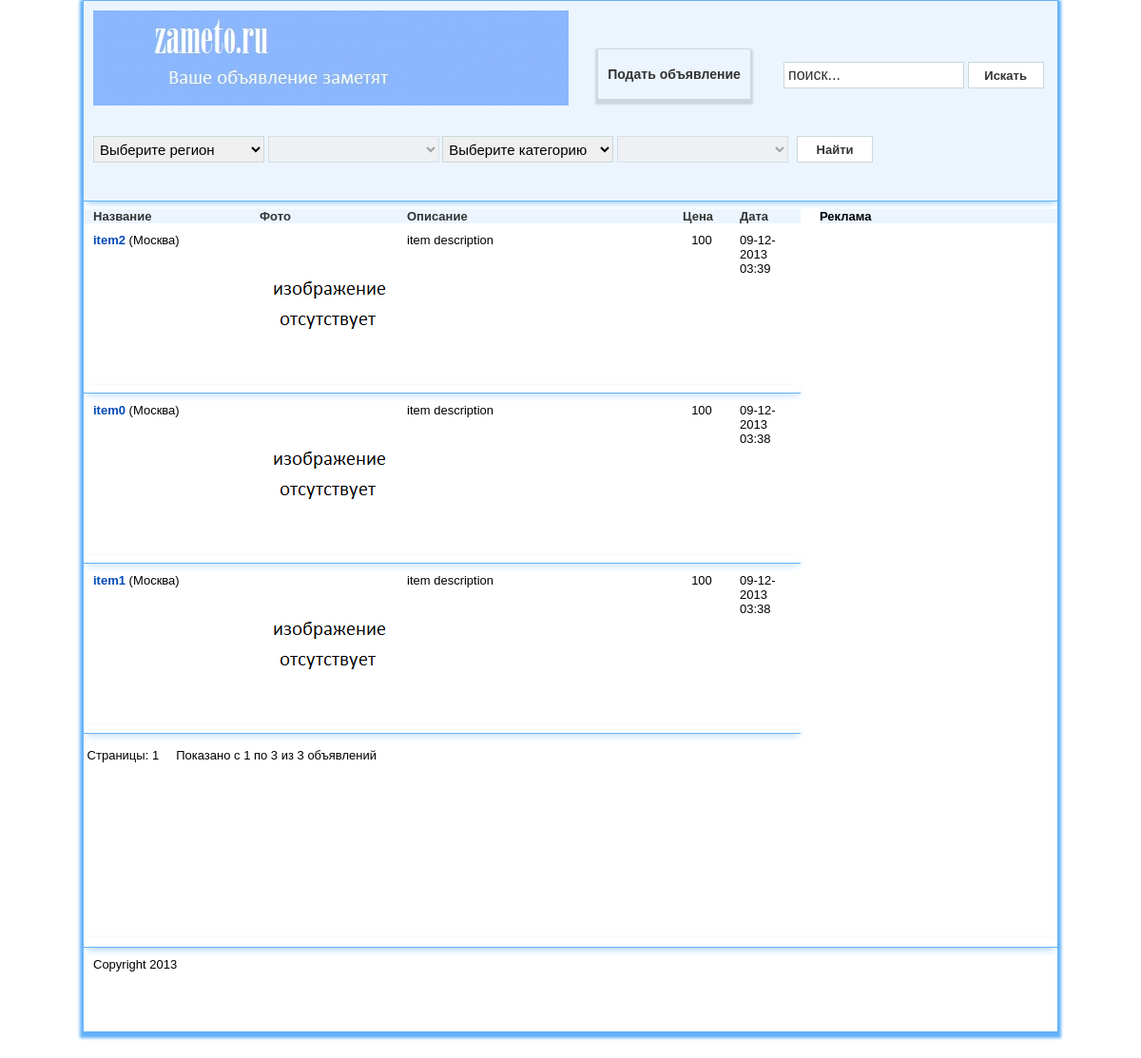
The page / on the database its author committed.
### tables this page shows
CREATE TABLE IF NOT EXISTS `orders` (
  `name_holder` varchar(40) NOT NULL,
  `mail` varchar(32) NOT NULL,
  `hiddenmail` varchar(10) NOT NULL,
  `phone` varchar(18) NOT NULL,
  `region` varchar(40) NOT NULL,
  `gorod` varchar(40) NOT NULL,
  `sfera` varchar(40) NOT NULL,
  `podsfera` varchar(40) NOT NULL,
  `order_name` varchar(40) NOT NULL,
  `order_amount` varchar(18) NOT NULL,
  `order_descr` varchar(1024) NOT NULL,
  `photo` varchar(255) NOT NULL,
  `order_id` int(11) unsigned NOT NULL AUTO_INCREMENT,
  `data` text NOT NULL,
  `id_user` int(11) NOT NULL,
  `date` date NOT NULL,
  PRIMARY KEY (`order_id`),
  UNIQUE KEY `order_id` (`order_id`)
);

### templates/homepage.php (called while the page is built, shortened)
<?php
require_once('include/config.php');
require('include/paging.inc.php');
?>
<?php include "templates/include/header.php" ?>
<?php include "templates/include/section.php" ?>
<?php include "templates/include/footer.php" ?>

### index.php (called while the page is built)
<?php include "templates/homepage.php" ?>

### templates/include/section.php (the view, shortened to what this page needs)
<section id="middle">
	<div id="container">
		<div id="content">
						<div class="spacer"></div>
			<div class="header_z">
				<ul class="desc">
					<li class="tag_n1" >
						Название
					</li>
					<li class="tag_n11">
						Фото
					</li>
					<li class="tag_n12">
						Описание
					</li>
					<li class="tag_n13">
						Цена
					</li>
					<li class="tag_n14">
						Дата
					</li>
				</ul>
			</div>
	<div>
	<?php
		function listing($_arr)
		{
			$ff=explode(":",$_arr['photo']);
			$ff=explode(".jpg",$ff[0]);
			$ff=$ff[0].'(small).jpg';
			echo '<div class="adv"><div class="tag_n1"><a href="item.php?id='.$_arr['order_id'].'">'.$_arr['order_name'].'</a>&nbsp;('.$_arr['gorod'].')</div>';
			echo '<div class="tag_n11"><img src="'.$ff.'"/></div>';
			echo '<div class="tag_n12">'.$_arr['order_descr'].'</div>';
			echo '<div class="tag_n13"><center>'.$_arr['order_amount'].'</div>';
			echo '<div class="tag_n14">'.$_arr['data'].'</div>';
			echo '</div><div class="space_t"></div>';
		}
		$_PAGING = new Paging($_DB);
		if(!isset($_POST['city']) || $_POST['city']=='Выберите область'){
			if(!isset($_POST['podsfera']) || $_POST['podsfera']=='Выберите сферу'){
			$r = $_PAGING->get_page("SELECT * FROM orders ORDER BY data DESC");
			if(mysql_num_rows(mysql_query("SELECT * FROM orders"))!=0){
			while($mas = $r->fetch_assoc())
			{
				listing($mas);
			}
								echo '<br>&nbsp;Страницы: '.$_PAGING->get_prev_page_link().' '.$_PAGING->get_page_links().' '.$_PAGING->get_next_page_link().'&nbsp;&nbsp;&nbsp;&nbsp;';
			echo ''.$_PAGING->get_result_text().' объявлений<p>';
			}else{
			echo '<div class="adv">По вашему запросу ничего не найдено.</div>';
			}
			}
		}
	?>
	</div>
		</div>
	</div>
	<div class="spacer"></div>
	<aside id="sideRight">
		<strong>Реклама</strong>
	</aside>
</section>

### templates/include/header.php (shortened to what this page needs)
<!DOCTYPE html>
<html xmlns="http://www.w3.org/1999/xhtml">
<head>
	<link rel="stylesheet" href="styles/style.css" type="text/css" media="screen, projection" />
	<link href="styles/style_loginbox.css" rel="stylesheet" />
	<link href="styles/main.css" rel="stylesheet" />
</head>
<body>
<div id="wrapper">
	<header id="header">
		<div class="log_r">
		</div>
		<div class="img_baner"><a href="index.php" style="display:block;height:100%; "></a></div>
		<div class="pl_or">
			<span>
				<input type="button" value="Подать объявление" class="pl_order" onclick="place_order()">
			</span>
		</div>
		<div class="sear_in">
			<form id="searchform" method="post" action="search.php">
				<input name="search" class="search" value="поиск..." onfocus="search_input(this)" onblur="se_in(this)">&nbsp;<input type="submit" value="Искать" class="but">
			</form>
		</div>
		<div class="kat_sel">
			<form name="getorder" id="getorder"  method="post" action="index.php">
				<select id="region" name="region" onchange="loadCity(this)">
					<option >Выберите регион</option>
				</select>
				<select id="city" name="city" disabled="disabled">
					<option value="0"></option>
				</select>
				<select name="sfera" onchange="loadSfera(this)">
					<option value="0">Выберите категорию</option>
				</select>
				<select id="podsfera" name="podsfera" disabled="disabled">
					<option></option>
				</select><div class="ang_s"><input type="submit" value="Найти" class="but"/></div>
			</form>
		</div>
	</header>

### include/paging.inc.php (shortened to what this page needs)
<?
class Paging {
private $page_size = 20;
private $link_padding = 0;
private $page_link_separator = ' ';
private $result_text_pattern = 'Показано с %s по %s из %s';
private $db;
private $q;
private $total_rows;
private $total_pages;
private $cur_page;
public function __construct($db, $q='', $page_var='p')
{
    $this->db = $db;
    $this->page_var = $page_var;
    $this->cur_page = isset($_GET[$this->page_var]) && (int)$_GET[$this->page_var] > 0 ? (int)$_GET[$this->page_var] : 1;
}
public function set_query($q)
{
    $this->q = $q;
}
public function get_page($q='')
{
    $r = $this->db->query( $this->query_paging($this->q) );
    $this->total_rows = array_pop($this->db->query('SELECT FOUND_ROWS()')->fetch_row());
    if ($this->page_size !== 0) $this->total_pages = ceil($this->total_rows/$this->page_size);
    return $r;
}
public function get_result_text()
{
    $start = (($this->cur_page-1) * $this->page_size)+1;
    $end = (($start-1+$this->page_size) >= $this->total_rows)? $this->total_rows:($start-1+$this->page_size);
    return sprintf($this->result_text_pattern, $start, $end, $this->total_rows);
}
public function get_page_links()
{
    $page_link_list = array();
    $start = $this->cur_page - $this->link_padding;
    $end = $this->cur_page + $this->link_padding-1;
    for ($i=$start; $i <= $end; $i++)  $page_link_list[] = $this->get_page_link( $i );
    if ( $end + 1 <= $this->total_pages ) $page_link_list[] = $this->get_page_link( $this->total_pages );
    return implode($this->page_link_separator, $page_link_list);
}
private function get_page_link($page, $text='')
{
    if (!$text)    $text = $page;
    return '<span>'.$text.'</span>';
}
private function query_paging()
{
    $q = $this->q;
    if ($this->page_size != 0)
    {
        $start = ($this->cur_page-1) * $this->page_size;
        $q = preg_replace('/^SELECT\s+/i', 'SELECT SQL_CALC_FOUND_ROWS ', $this->q)." LIMIT {$start},{$this->page_size}";
    }
    return $q;
}
}
?>

### templates/include/footer.php
</div>
<footer id="footer">
	<div class="foot"></div><div class="foot_cont">
	Copyright 2013</div>
</footer>
</body>
</html>

### styles/style.css (style rules this page uses)
* { margin: 0; padding: 0; }
header, nav, section, article, aside, footer { display: block; }
a { color: #004ab8; outline: none; font-weight:bold; text-decoration: none; }
img { border: none; }
#wrapper { max-width: 1024px; margin: 0 auto; min-height: 100%; height: auto !important; height: 100%; background:#fff; border: 1px solid #63B2F8; box-shadow: 0 3px 3px 3px #63B2F8; -moz-box-shadow: 0 3px 3px 3px #63B2F8; }
#header { padding-top:10px; margin-bottom:5px; height: 200px; background: #ECF5FE; border-bottom: 1px solid #63B2F8; box-shadow: 0 3px 8px -3px #63B2F8; -moz-box-shadow: 0 3px 8px -3px #63B2F8; }
#middle { width: 100%; min-height: 768px; padding-bottom: 100px; position: relative; }
#middle:after { content: ''; clear: both; display: table; }
#container { width: 100%; float: left; overflow: hidden; }
#content { padding: 0 270px 0 0; }
#sideRight { float: left; margin-right: -3px; width: 250px; margin-left: -250px; position: relative; background: #ECF5FE; }
#footer { margin: -100px auto 0; max-width: 1024px; height: 150px; position: relative; }

### styles/main.css (style rules this page uses)
body { color: #000000; font-family: Arial, Tahoma, sans-serif; font-size: 13px; // background:#C4CFCF; }
select { width:180px; border-bottom: 1px solid #CAD8DE; border-left: 1px solid #CAD8DE; border-right: 1px solid #CAD8DE; border-top: 1px solid #CAD8DE; height:28px; padding: 2px; font-size: 15px; line-height: 1; }
.ang_s { margin: -28px 10px 0 740px; }
.pl_or { margin: -60px 10px 0 540px; }
.sear_in { margin: -40px 0 0 730px; }
.kat_sel { margin:50px 0 0 10px ; }
.img_baner { height: 100px; width: 500px; margin: 0 0 0 10px; background: url(../logo.jpg); position: relative; }
.log_r { height: 10px; //margin-bottom: 20px; padding: 0 0px 0px 150px; position: relative; //z-index: 16; width: 350px; float: right; }
.search { width:180px; background: #FFFFFF; border-bottom: 1px solid #CAD8DE; border-left: 1px solid #CAD8DE; border-right: 1px solid #CAD8DE; border-top: 1px solid #CAD8DE; color: #333333; float: left; margin-left: 6px; font:16px Arial, Tahoma, sans-serif; height: 22px; padding: 2px 4px; }
.but { background: #ffffff; border-bottom: 1px solid #CAD8DE; border-left: 1px solid #CAD8DE; border-right: 1px solid #CAD8DE; border-top: 1px solid #CAD8DE; font: bold 13px Arial, Tahoma, sans-serif; height: 28px; color:#333333; text-align: center; width: 80px; }
.pl_order { background: #ECF5FE; border: 1px solid #CAD8DE; font:bold 14px Arial, Tahoma, sans-serif; height: 54px; color:#333333; text-align: center; width: 162px; box-shadow: 0 3px 2px 2px #CAD8DE; -moz-box-shadow: 0 3px 2px 2px #CAD8DE; cursor:pointer; }
.spacer { width: 100%; height: 3px; padding: 0px; }
.space_t { background: #fff; height:8px; border-bottom: 1px solid #63B2F8; box-shadow: 0 3px 8px -3px #63B2F8; -moz-box-shadow: 0 3px 8px -3px #63B2F8; }
.header_z { width: 754px; height: 10px; display: table; background: #ECF5FE; }
.desc { margin-left: 0; padding-left: 0; font: normal normal 700 13px/normal Arial; color: #333333; display: table-row; }
.tag_n1 { text-align:left; overflow:hidden; float:left; display:inline; width:175px; margin-left:10px; }
.tag_n11 { float:left; text-align:left; overflow:hidden; display:inline; width:140px; margin-right:10px; }
.tag_n12 { text-align:left; overflow:hidden; float:left; display:inline; width:280px; margin-right:10px; margin-left:5px; word-wrap:break-word; }
.tag_n13 { text-align:left; overflow:hidden; float:left; display:inline; width:40px; margin-right:20px; }
.tag_n14 { text-align:left; float:left; display:inline; width:60px; }
.adv { margin-left:-10px; padding:10px; height:150px; width:100%; }
.foot { height:10px; background: #fff; border-bottom: 1px solid #63B2F8; box-shadow: 0 3px 8px -3px #63B2F8; -moz-box-shadow: 0 3px 8px -3px #63B2F8; }
.foot_cont { padding-top:10px; padding-left:10px; }

### rows shown on the page
orders: order_name "item2", gorod "Москва", order_descr "item description", order_amount "100", data "09-12-2013 03:39"
orders: order_name "item0", gorod "Москва", order_descr "item description", order_amount "100", data "09-12-2013 03:38"
orders: order_name "item1", gorod "Москва", order_descr "item description", order_amount "100", data "09-12-2013 03:38"

### other values the page prints
$text "1"
$_PAGING->get_result_text() "Показано с 1 по 3 из 3"
